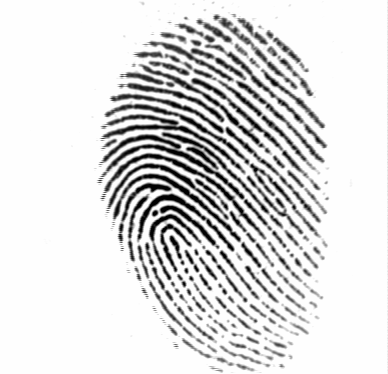
#> input picture 2/101_1.tif, 388 x 374 px; its folder holds only this picture in this run
$ python finger.py   (Python 2 division)   (older library calls are emulated)
#> lines starting #> are read from the running program, lines starting #| are printed output that depends on the picture; after the words box and inside, x2 and y2 are one past the last pixel; in counts of white or black regions, pixels touching at a corner belong together
### Sector.py
# _*_ coding:utf-8 _*_

# description: the Sector Class

import math


class Point:

    # param: X: the pixel x, Y: the pixel y, Gray: the pixel gray value
    def __init__(self, x, y, gray):
        self.X = x
        self.Y = y
        self.Gray = gray
        self.Normal_value = None


# calculate the number of sector's point
def cal_num(points):
    return len(points)


# calculate the mean of sector's points gray value
def cal_mean(points):
    total = 0
    num = cal_num(points)
    for i in range(len(points)):
        point = points[i]
        total += point.Gray
    return total / num


# calculate the variance of the sector's points
def cal_variance(points, mean):
    total = 0
    for i in range(len(points)):
        point = points[i]
        total += math.pow(point.Gray - mean, 2)
    return total / (len(points)-1)

# divide the core image into 80 sectors
def Divide_sector(img):
    k = 16
    b = 10
    T = []
    angle = []
    rows, cols = img.shape[:2]
    core_x = cols / 2
    core_y = rows / 2
    for i in range(81):
        T.append(int(i / k))
        angle.append((i % k) * (2 * 180.0 / k))

    sectors = []

    for i in range(80):
        x = 1
        y = 1
        sector = []
        for x in range(cols):
            #print x
            for y in range(rows):
                x0 = x - core_x
                y0 = y - core_y
                r = math.sqrt(pow(x0, 2) + pow(y0, 2))
                #print r
                if x0 == 0.0:
                    if y0 > 0:
                        point_angle = 270.0
                    else:
                        point_angle = 90.0

                if y0 == 0.0:
                    if x0 > 0:
                        point_angle = 0.0
                    else:
                        point_angle = 180.0
                # in 1 district
                if(y0 < 0.0)&(x0 > 0.0):
                    point_angle = abs(math.degrees(math.atan(y0 / x0)))
                # in 2 district
                if(y0 < 0.0)&(x0 < 0.0):
                    point_angle = abs(math.degrees(math.atan(x0 / y0))) + 90.0
                # in 3 district
                if(y0 > 0.0)&(x0 < 0.0):
                    point_angle = abs(math.degrees(math.atan(y0 / x0))) + 180.0
                # in 4 district
                if (y0 > 0.0)&(x0 > 0.0):
                    point_angle = abs(math.degrees(math.atan(x0 / y0))) + 270.0
                #point_angle = math.degrees(math.atan((y - core_y) / (x - core_x)))
                #print point_angle, r
                if (point_angle <= 337.5)&(b * (T[i] + 1) <= r)&(b * (T[i] + 2) > r)&(angle[i] <= point_angle)&(angle[i+1] > point_angle):
                    point = Point(y, x, img[y][x])
                    sector.append(point)
                if (point_angle > 337.5)&(b * (T[i] + 1) <= r)&(b * (T[i] + 2) > r)&(angle[i] <= point_angle)&(360.0 > point_angle):
                    point = Point(y, x, img[y][x])
                    sector.append(point)
        #print len(sector)
        sectors.append(sector)

    return sectors


# normalize the image after divide into sectors
def Normalize_img(img, sectors):
    M0 = 100
    V0 = 100
    Mean = []
    Variance = []
    # calculate the mean of the image gray
    for i in range(len(sectors)):
        Mean.append(cal_mean(sectors[i]))
    # calculate the variance of the image gray
    for i in range(len(sectors)):
        Variance.append(cal_variance(sectors[i], Mean[i]))
    for i in range(len(sectors)):
        sector = sectors[i]
        for j in range(len(sector)):
            point = sector[j]
            if Variance[i] == 0:
                Variance[i] = 1
            temp = math.sqrt(V0 * math.pow((point.Gray - Mean[i]), 2) / Variance[i])
            temp = int(temp)
            if point.Gray > Mean[i]:
                img[point.X, point.Y] = M0 + temp
            else:
                img[point.X, point.Y] = M0 - temp
    return img

### Gabor.py
# _*_ encoding: utf-8 _*_
# description: the Gabor filters function

# this is for build the Gabor filter
import cv2
import numpy as np

# [5 lines of commented-out code are left out]
def build_filters():
    filters = []
    sigma = 4
    gamma = 1.0
    ksize = 33
    lamba = 10
    ps = (90-180)*np.pi/180.0
    for theta in np.arange(0, np.pi, np.pi / 8):
        kernel = cv2.getGaborKernel((ksize, ksize), sigma, theta, lamba, gamma, ps)
        #kern = kern/2 + 0.5
        filters.append(kernel)
    return filters


# processing the img
def process(img, kernel):
    #img = np.array(img, dtype=np.float32)
    #img /= 255.
    dest = cv2.filter2D(img, -1, kernel)
    return dest


# get the image's result after the Gabor filtering
def getGabor(img):
    filters = build_filters()
    res = []
    for i in filters:
        res1 = process(img, i)
        res.append(res1)
    """
    plt.figure(2)
    for temp in xrange(len(res)):
        plt.subplot(4, 6, temp+1)
        plt.imshow(res[temp], cmap='gray')

    plt.show()
    """
    return res

### fingercode.py
# _* coding: utf-8 _*_

import math
from Sector import *


def cal_standar(points, mean):
    total = 0
    for i in range(len(points)):
        point = points[i]
        total += math.pow(point.Gray - mean, 2)
    if len(points) != 0:
        return total / len(points)
    else:
        return 0

# calculate the fingercode
def fingercode(img):

    # divide the sectors
    sectors = Divide_sector(img)
    result = []
    Mean = []
    for i in range(len(sectors)):
        Mean.append(cal_mean(sectors[i]))

    Variance = []
    for i in range(len(sectors)):
        Variance.append(cal_standar(sectors[i], Mean[i]))

    for i in range(len(sectors)):
        temp = round(math.sqrt(Variance[i]), 0)
        #print temp
        result.append(int(temp))
    #return result
    print "------"
    print result
    print "------"
    # show the fingercode
    for i in range(len(sectors)):
        sector = sectors[i]
        for point in sector:
            img[point.X, point.Y] = result[i]
    return img, result
    #return result


# get the result from database and convert to list
# return list type
# [28 lines left out: functions convert_list, cal_euler_distance, get_image_name, not called in this run]

### DB.py
# _*_ coding: utf-8 _*_
# description: initlize the database and save the fingercode

import sqlite3
import os


def initlize_db(db_name):

    # if have existed
    if os.path.isfile(db_name):
        print "this database has existd......"
        return

    # initlizing the database
    conn = sqlite3.connect(db_name)
    c = conn.cursor()
    # create tables
    tables_sql = 'create table fingercode (id int, image_name text, angle0 text, angle1 text, angle2 text, angle3 text,' \
                 'angle4 text, angle5 text, angle6 text, angle7 text)'

    print "initlizing the database now ......"
    c.execute(tables_sql)
    conn.commit()
    conn.close()
    print "initlizing the database is ok....."


# save the fingercode
def save_fingercode(db_name, result):

    print "start saving the result...."
    conn = sqlite3.connect(db_name)
    c = conn.cursor()
    sql = "INSERT INTO fingercode VALUES (?,?,?,?,?,?,?,?,?,?)"
    c.execute(sql, result)
    print "execute....."
    conn.commit()
    print "commit...."
    conn.close()
    print "close..."


# get the fingercode
# [21 lines left out: functions get_fingercode, get_all, not called in this run]

### finger.py
# _*_ coding:utf-8 _*_

# author: Eason
# description: the fingercode base on the Gabor filter

import cv2
import numpy as np
import matplotlib.pyplot as plt
import math
from Sector import *
from Gabor import *
from fingercode import *
from DB import *


# get all images path from a folder
def get_all_image(folder):
#> called with folder = '2'
    files = os.listdir(folder)
    files_path = []
    for i in files:
        temp = folder + '/' + i
        files_path.append(temp)
    return files_path


# get the reference frame
def Get_central_point(img):
    img1 = img.copy()
    img = cv2.GaussianBlur(img, (3, 3), 0)
    img = cv2.blur(img, (5, 5))
    sobelx = cv2.Sobel(img, cv2.CV_64F, 1, 0, ksize=3)

    sobelx1 = cv2.Sobel(img, cv2.CV_64F, 0, 1, ksize=3)

    #abssobelx = cv2.convertScaleAbs(sobelx)
    #abssobelx1 = cv2.convertScaleAbs(sobelx1)

    A = sobelx.copy()
    B = sobelx1 + A
    gh = cv2.Sobel(B, cv2.CV_16S, 1, 1, ksize=3)
    gh_blur = cv2.GaussianBlur(gh, (15, 15), 0)
    gh_blur = cv2.convertScaleAbs(gh_blur,gh_blur)
    gh_media = cv2.medianBlur(gh_blur, 5)
    gh_media = cv2.medianBlur(gh_media, 5)
    gh_media = cv2.medianBlur(gh_media, 3)
    rows, cols = img.shape[:2]
    """
    for i in range(rows):
        for j in range(cols):
            print gh_media[i][j]
    """
    gh_media = cv2.convertScaleAbs(gh_media)
    gh_media = cv2.cvtColor(gh_media, cv2.COLOR_BGR2GRAY)
    ret1, binary1 = cv2.threshold(gh_media, 35, 255, cv2.THRESH_BINARY)
    # [4 lines of commented-out code are left out]
    kernel = np.ones((5, 5), np.uint8)
    gh_blur = cv2.erode(binary1, kernel, iterations=1)
    rows, cols = gh_blur.shape[:2]
    max = 0.0
    row = 0
    col = 0
    for i in range(rows):
        for j in range(cols):
            if binary1[i][j] > 0:
                max = gh_blur[i][j]
                row = i
                col = j
                 # [8 lines of commented-out code are left out]
    rows, cols = img.shape[:2]
    if row != 0:
        if (col + 75 < cols) & (row + 75 < rows):
            print "success"
        else:
            row = 0
            col = 0
            print "failed"
    else:
        print "failed"

    plt.figure()
    plt.subplot(1, 3, 1)
    plt.imshow(binary1, cmap='gray')
    plt.subplot(1, 3, 2)
    plt.imshow(img, cmap='gray')
    plt.subplot(1, 3, 3)
    plt.imshow(gh_media, cmap='gray')
    plt.show()

    return col, row

# copy the reference frame
def Get_core_img(img, core_x, core_y):
    radius = 75
    # crop the image 80*80
    #core_img = np.zeros((radius, radius, 3), np.uint8)
    core_img = img[core_y-radius:core_y+radius, core_x-radius:core_x+radius]

    return core_img


if __name__ == '__main__':
    folder = '2'
    db_name = '1.db'
    # initlize the database
    initlize_db(db_name)
    # get the images path
    images_path = get_all_image(folder)
    # start processing
    id = 0
    for image in images_path:

        print image
        img = cv2.imread(image)
#> img is the input picture: shape (374, 388, 3); min 1, max 254, mean 220.7
        rows, cols = img.shape[:2]
#> rows = 374; cols = 388
        # get the reference point
        core_x, core_y = Get_central_point(img)
#> in Get_central_point, `gh = cv2.Sobel(B, cv2.CV_16S, 1, 1, ksize=3)`:
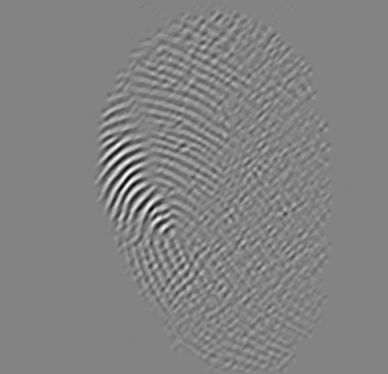
#> gh: shape (374, 388, 3) int16; min -484, max 456, mean 0; drawn with min black and max white
#> in Get_central_point, `ret1, binary1 = cv2.threshold(gh_media, 35, 255, cv2.THRESH_BINARY)`:
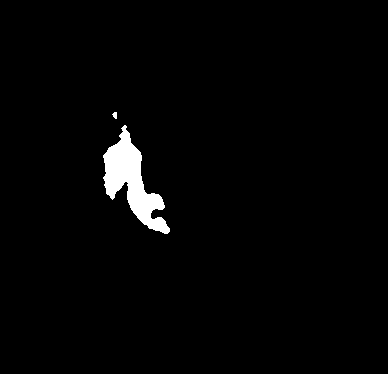
#> binary1: shape (374, 388); 2% white; 2 white regions, box (x1, y1, x2, y2) and area: (103, 125, 170, 234) 2892, (112, 112, 117, 119) 25
#> in Get_central_point, `gh_blur = cv2.erode(binary1, kernel, iterations=1)`: gh_blur: shape (374, 388); 1.4% white; 1 white region, box (x1, y1, x2, y2) and area: (106, 133, 167, 231) 2037
#> core_x = 167; core_y = 233

        print core_x, core_y
#| 167 233
        if core_x != 0:
            img = cv2.cvtColor(img, cv2.COLOR_BGR2GRAY)
#> img: shape (374, 388)

            core_img = Get_core_img(img, core_x, core_y)
#> in Get_core_img, `core_img = img[core_y-radius:core_y+radius, core_x-radius:core_x+radius]`:
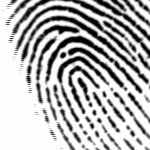
#> core_img: shape (150, 150); min 1, max 254, mean 181.6

            plt.figure()
            plt.subplot(1, 2, 1)
            plt.imshow(img, cmap='gray')
            plt.subplot(1, 2, 2)
            plt.imshow(core_img, cmap='gray')
            plt.show()

            # divide the img sector
            sectors = Divide_sector(core_img)
#> the loop in Divide_sector, `for i in range(80):` made 80 passes

            core_img = Normalize_img(core_img, sectors)
#> the loop in Normalize_img, `for i in range(len(sectors)):` made 80 passes
#> after the loop in Normalize_img, `for i in range(len(sectors)):`:
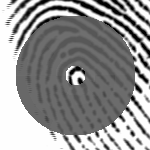
#> img: shape (150, 150); min 1, max 254, mean 148.3

            #cv2.imwrite('kkk.tif', core_img)
            # show normalize image

            plt.figure()
            plt.subplot(1, 1, 1)
            plt.imshow(core_img, cmap='gray')
            plt.show()

            result = getGabor(core_img)
#> the loop in getGabor, `for i in filters:` made 8 passes
#> pass 1, in process, `dest = cv2.filter2D(img, -1, kernel)`:
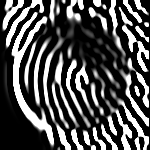
#> dest: shape (150, 150); min 0, max 255, mean 81
            # show Gabor filters process images

            plt.figure()
            for i in range(len(result)):
                plt.subplot(1, 8, i+1)
                plt.imshow(result[i], cmap='gray')
#> this loop made 8 passes
            plt.show()

            gh = []
            ADD = []
            for i in result:

                imgtemp, fingercodetemp = fingercode(i)
                gh.append(imgtemp)
                ADD.append(fingercodetemp)
#> this loop made 8 passes
#> (printed output is left out)
#> pass 1, `imgtemp, fingercodetemp = fingercode(i)`:
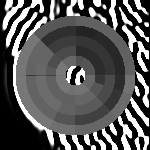
#> imgtemp: shape (150, 150); min 0, max 255, mean 88.8
            # convert tht array to string
            temp = []
            for i in ADD:
                temp.append(str(i))

            # insert the image name
            temp.insert(0, image)
            temp.insert(0, id)
            save_fingercode(db_name, temp)
            id += 1

            plt.figure()
            for i in range(len(gh)):
                plt.subplot(1, 8, i+1)
                plt.imshow(gh[i], cmap='gray')
            plt.show()
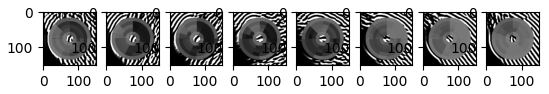
#> figure drawn by matplotlib, 8 panels
